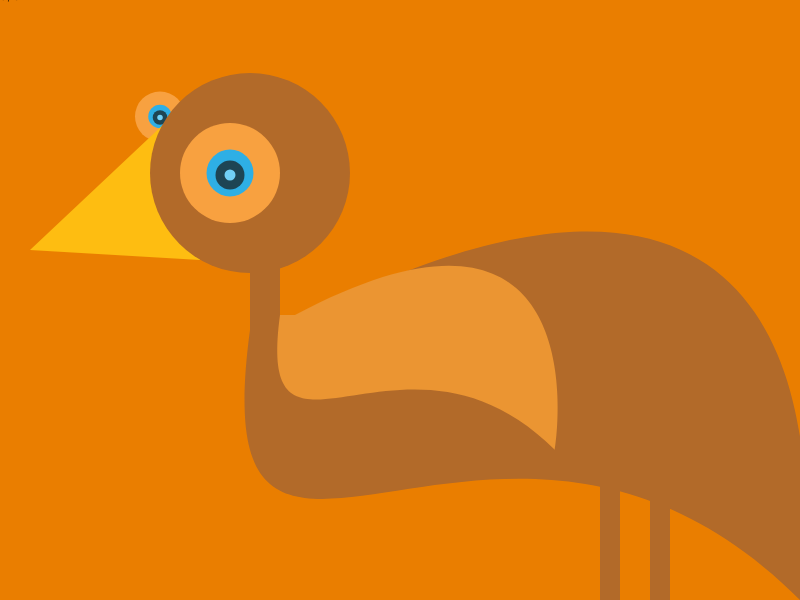
Frame 1 (no input)
Frame 60 (no input): identical to frame 1, image omitted
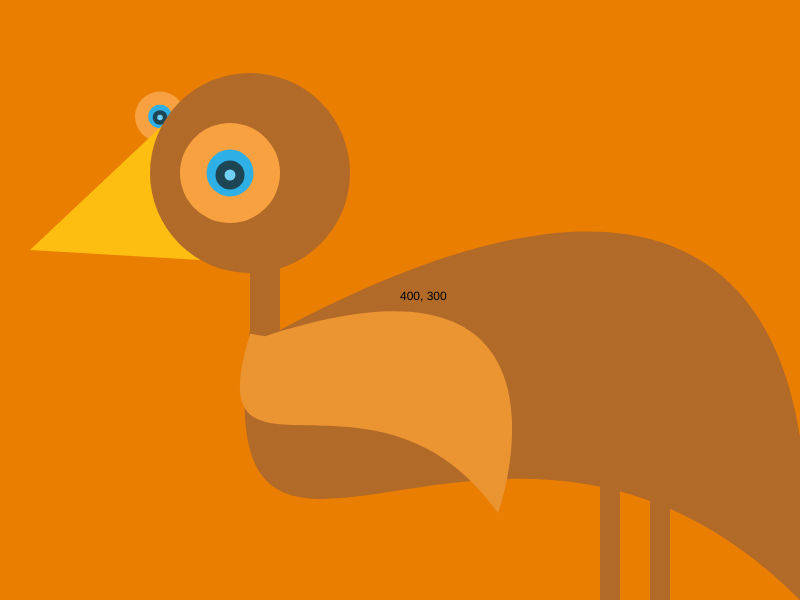
Frame 120 (the mouse pressed at the canvas centre since frame 60)

The p5.js sketch that drew these frames (run headless with seeded random() and noise() and a simulated clock; from frame 60 on, the mouse is pressed at the canvas centre):

// p5.js sketch
// ── sketch.js
function setup(){

// set canvas size
createCanvas(displayWidth, displayHeight);

}

function draw(){

//add background color
background(234, 126, 0);

//no stroke for shapes
noStroke();


//shape for eyes back
push();
fill(248,161,64);
translate(60,30);
scale(0.5,0.5);
ellipse(200, 173, 100, 100);

//fill for eyes back
fill(46,175,229);

//ellipse for eyes back
//(x,y,w,h)
ellipse(200,173,47,47);

//ellipse for eyes middle
fill(30,69,84);
ellipse(200,175,29,29);

//ellipse for eyes top
fill(113,208,246);
ellipse(200,175,11,11);
pop();

//shape for beak 
push();
fill(254,189,17);
triangle(30, 250, 200, 260, 200, 90);
pop();

//head back layer
push();
fill(178,106,41);
ellipse(250, 173, 200, 200);


pop();

//shape for eyes front
push();
fill(248,161,64);
translate(30,0);
ellipse(200, 173, 100, 100);

//fill for eyes back
fill(46,175,229);

//ellipse for eyes back
//(x,y,w,h)
ellipse(200,173,47,47);

//ellipse for eyes middle
fill(30,69,84);
ellipse(200,175,29,29);

//ellipse for eyes top
fill(113,208,246);
ellipse(200,175,11,11);

pop();

//rectange neck
push();
fill(178,106,41);
rect(250, 250, 30, 100);
pop();

//main body shape
push();
fill(178,106,41);
beginShape();
vertex(280, 330);
bezierVertex(900, 0, 800, 605, 800, 600);
bezierVertex(500, 300, 200, 700, 250, 330);
endShape(CLOSE);
pop();

//wing
push();
fill(235, 149, 50);
scale(0.5, 0.5);
translate(310, 300);
if(mouseIsPressed){
	rotate(.17);
}else{
	rotate(0);
}

beginShape();
vertex(280, 330);
bezierVertex(900, 0, 800, 605, 800, 600);
bezierVertex(500, 300, 200, 700, 250, 330);
endShape(CLOSE);
pop();

//water ring
push();
stroke(113,208,246);
strokeWeight(3);
noFill();
ellipse(660, 797, 70, 20);
translate(-50, -40);
ellipse(660, 797, 70, 20);
pop();

//legs
push();
fill(178,106,41);
rect(650, 500, 20, 300);
translate(-50, -40);
rect(650, 500, 20, 300);
pop();

//knees
push();
fill(178,106,41);
ellipse(610, 630, 40, 40);
translate(50, 30);
ellipse(610, 630, 40, 40);
pop();




// this line displays the coordinates of the mouse
  fill(0);
  text(ceil(mouseX) + ", " + ceil(mouseY), mouseX, mouseY);
  print( "mouseX " + mouseX + " mouseY " + mouseY); 




}
